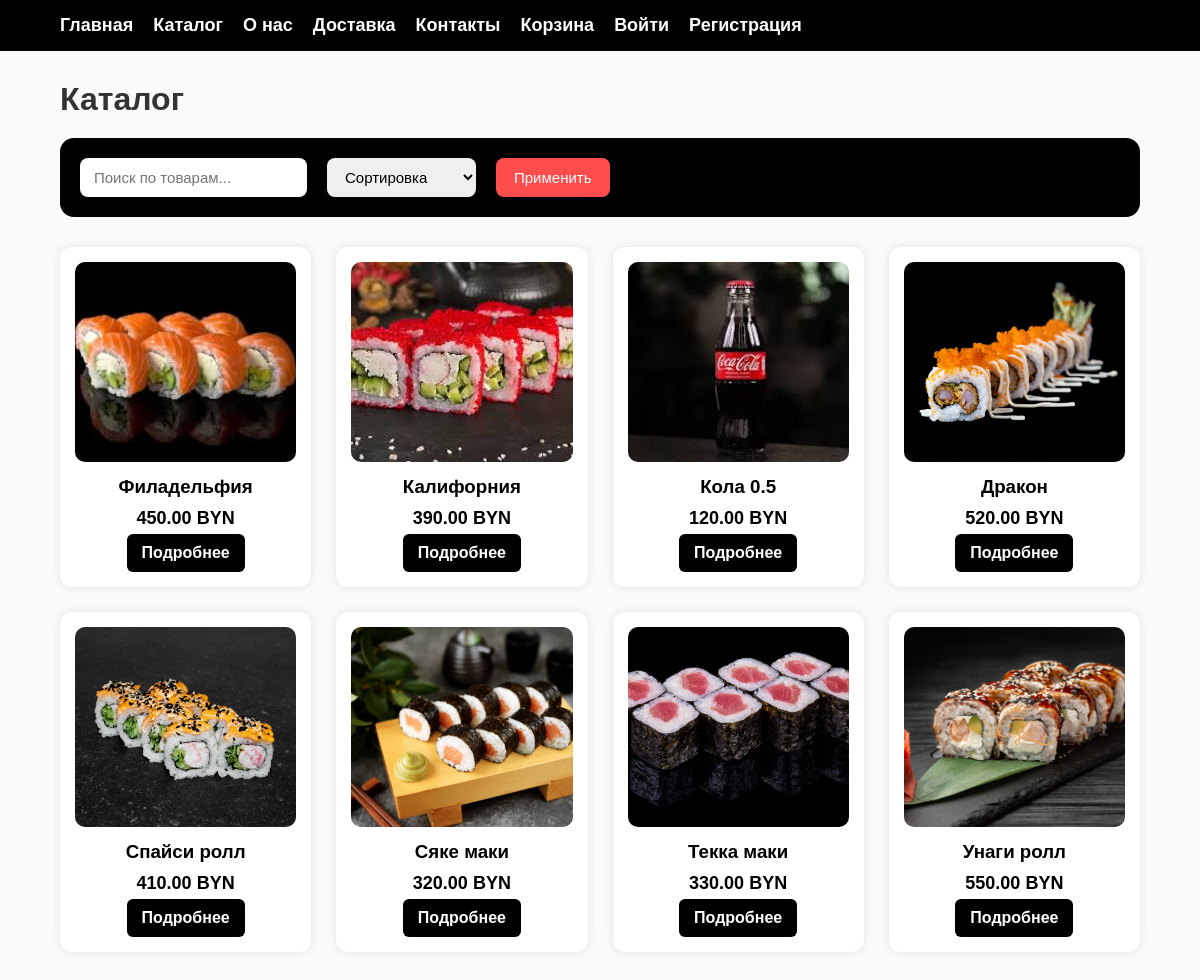
Page /catalog/ on the committed database.
### shop/models.py (models this page shows, shortened)
class Product(models.Model):
    category = models.ForeignKey(Category, on_delete=models.CASCADE, related_name='products')
    name = models.CharField(max_length=150)
    slug = models.SlugField(unique=True)
    description = models.TextField()
    price = models.DecimalField(max_digits=8, decimal_places=2)
    weight = models.IntegerField()
    image = models.ImageField(upload_to='products/')

### shop/views.py (the view)
# urls.py: path('catalog/', views.catalog, name='catalog'),
def catalog(request):
    products = Product.objects.all()
    q = request.GET.get('q')
    if q:
        products = products.filter(name__icontains=q)
    sort = request.GET.get('sort')
    if sort == 'price_asc':
        products = products.order_by('price')
    elif sort == 'price_desc':
        products = products.order_by('-price')
    elif sort == 'name_asc':
        products = products.order_by('name')
    elif sort == 'name_desc':
        products = products.order_by('-name')
    return render(request, 'catalog.html', {'products': products})

### shop/templates/catalog.html (shortened to what this page needs)
{% extends 'base.html' %}
{% block content %}
<h1 style="margin-bottom: 20px;">Каталог</h1>
<div class="filter-bar">
    <form method="GET" style="display:flex; gap:20px; width:100%;">
        <input type="text" name="q" placeholder="Поиск по товарам..."
               value="{{ request.GET.q }}">
        <select name="sort">
            <option value="">Сортировка</option>
        </select>
        <button type="submit">Применить</button>
    </form>
</div>
<div style="
    display: grid;
    grid-template-columns: repeat(auto-fill, minmax(250px, 1fr));
    gap: 25px;
">
    {% for product in products %}
    <div style="
        background: white;
        padding: 15px;
        border-radius: 12px;
        box-shadow: 0 0 10px rgba(0,0,0,0.1);
        text-align: center;
    ">
        <img src="{{ product.image.url }}" style="width: 100%; height: 200px; object-fit: cover; border-radius: 10px;">
        <h3 style="margin: 10px 0;">{{ product.name }}</h3>
        <p style="font-size: 18px; font-weight: bold; margin: 5px 0;">
            {{ product.price }} BYN
        </p>
        <a href="/product/{{ product.slug }}/"
           style="
               display: inline-block;
               padding: 10px 15px;
               background: #000000;
               color: white;
               border-radius: 6px;
               text-decoration: none;
               font-weight: bold;
           ">
            Подробнее
        </a>
    </div>
    {% endfor %}
</div>
{% endblock %}

### shop/templates/base.html (shortened to what this page needs)
<!DOCTYPE html>
<html lang="ru">
<head>
    <link rel="stylesheet" href="/static/css/auth.css">
    <link rel="stylesheet" href="/static/css/info.css">
</head>
<body>
<header>
    <nav>
        <a href="/">Главная</a>
        <a href="/catalog/">Каталог</a>
        <a href="/about/">О нас</a>
        <a href="/delivery/">Доставка</a>
        <a href="/contacts/">Контакты</a>
        <a href="/cart/">Корзина</a>
    {% if user.is_authenticated %}
    <a href="{% url 'profile' %}">Личный кабинет</a>
    <a href="{% url 'logout' %}">Выйти</a>
{% else %}
    <a href="{% url 'login' %}">Войти</a>
    <a href="{% url 'register' %}">Регистрация</a>
{% endif %}
    </nav>
</header>
<div class="container">
    {% block content %}
    {% endblock %}
</div>
</body>
</html>

### shop/templates/base.html (style rules this page uses)
body { margin: 0; font-family: Arial, sans-serif; background: #fafafa; }
header { background: #000000; padding: 15px 0; }
nav { width: 90%; margin: 0 auto; display: flex; gap: 20px; font-size: 18px; }
nav a { color: white; text-decoration: none; font-weight: bold; }
.container { width: 90%; margin: 30px auto; }
h1 { color: #333; }

### shop/templates/catalog.html (style rules this page uses)
.filter-bar { background: #000; padding: 20px; border-radius: 14px; margin-bottom: 30px; display: flex; gap: 20px; align-items: center; color: white; }
.filter-bar input, .filter-bar select { padding: 10px 14px; border-radius: 8px; border: none; font-size: 15px; }
.filter-bar button { background: #ff4d4d; color: white; padding: 10px 18px; border-radius: 8px; border: none; cursor: pointer; font-size: 15px; }

### rows in the picture
Product: image (picture), name "Филадельфия", price "450.00"
Product: image (picture), name "Калифорния", price "390.00"
Product: image (picture), name "Кола 0.5", price "120.00"
Product: image (picture), name "Дракон", price "520.00"
Product: image (picture), name "Спайси ролл", price "410.00"
Product: image (picture), name "Сяке маки", price "320.00"
Product: image (picture), name "Текка маки", price "330.00"
Product: image (picture), name "Унаги ролл", price "550.00"
